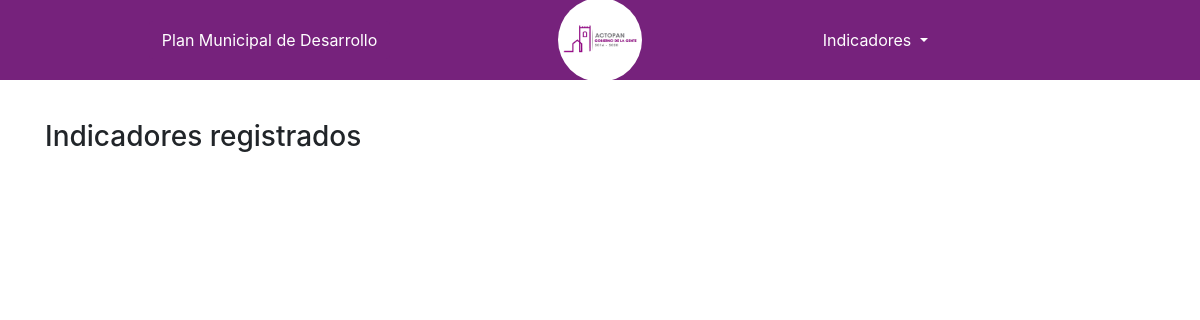
The app's page /indicadores/list, older data.
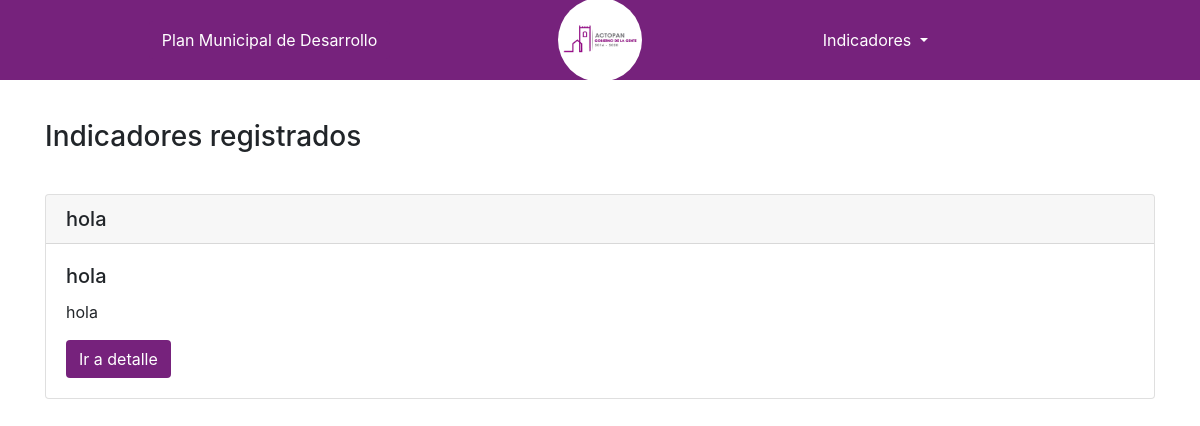
The same page, newer data.
### indicadores/models.py (models this page shows, shortened)
class Indicadores(models.Model):
    indicador = models.CharField(max_length=200)
    eje = models.CharField(max_length=250)
    objetivo = models.TextField()
    estrategia = models.TextField()
    linea_accion = models.TextField()
    descripcion = models.TextField(blank=True, null=True)
    nombre_formato = models.CharField(max_length=140, blank=True, null=True)
    dimension_medir = models.CharField(max_length=140)
    observaciones = models.TextField(blank=True, null=True)
    metodo_calculo = models.CharField(max_length=140, blank=True, null=True)
    frecuencia_medicion = models.CharField(max_length=50, blank=True, null=True)
    fuente=models.CharField(max_length=50, blank=True, null=True)
    responsable=models.CharField(max_length=140)
    meta_programada=models.CharField(max_length=50, blank=True, null=True)
    sentido_indicador=models.CharField(max_length=50, default="Ascendente")
    medicion_anterior=models.CharField(max_length=50, blank=True, null=True)
    linea_base=models.CharField(max_length=50, blank=True, null=True)
    date=models.DateTimeField(auto_now=True)
    elaboro=models.CharField(max_length=140)

### indicadores/views.py (the view)
# urls.py: path('list', ListView.as_view(), name="list"),
class ListView(ListView):
    model = Indicadores
    context_object_name = 'indicadores'

### indicadores/templates/indicadores/indicadores_list.html
{% extends "base.html" %}
{% block content %}
  <h3>Indicadores registrados</h3>
  {% for indicador in indicadores %}
  <div class="card margins-vertical">
    <h5 class="card-header">{{indicador.responsable}}</h5>
    <div class="card-body">
    <h5 class="card-title">{{indicador.indicador}}</h5>
    <p class="card-text">{{indicador.descripcion}}</p>
    <a href="#" class="btn background-primary color-accent">Ir a detalle</a>
    </div>
  </div>
  {% endfor %}
{% endblock content %}

### templates/base.html (shortened to what this page needs)
{% load static %}
<!DOCTYPE html>
<html lang="en">
  <head>
    <link rel="stylesheet" href="https://maxcdn.bootstrapcdn.com/bootstrap/4.0.0/css/bootstrap.min.css">
    <link rel="stylesheet" href="{% static 'css/styles.css' %}">
  </head>
  <body>
    <nav class="navbar navbar-expand-lg navbar-light background-primary justify-content-around" style="max-height:80px !important;">
      <div class="col-lg-4 text-right color-accent">
        <a class="btn background-primary">
          Plan Municipal de Desarrollo
        </a>
      </div>
      <div class="col-lg-4 text-center">
        <img src="{%static 'images/logo.jpg'%}" alt="Gobierno de la gente" class="logo-img">
      </div>
      <div class="col-lg-4 text-left">
        <div class="dropdown">
          <a class="btn dropdown-toggle color-accent" role="button" id="dropdownMenuLink" data-toggle="dropdown" aria-haspopup="true" aria-expanded="false">
            Indicadores
          </a>
        </div>
</div>
    </nav>
    <div class="container paddings-vertical">
      {% block content %}
      {% endblock content %}
    </div>
  </body>
</html>

### static/css/styles.css (style rules this page uses)
.logo-img { width: 7vw; border-radius: 50%; }
.background-primary { background: #76227c !important; }
.color-accent { color: #fff !important; }
.paddings-vertical { padding-top: 5vh !important; padding-bottom: 5vh !important; }
.margins-vertical { margin-top: 5vh !important; margin-bottom: 5vh !important; }

Row changes from the older to the newer data that the page shows:
added Indicadores: responsable "hola", indicador "hola", descripcion "hola"
